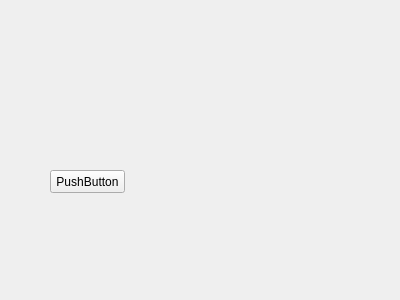
<?xml version="1.0" encoding="UTF-8"?>
<ui version="4.0">
 <class>ReportWindow</class>
 <widget class="QWidget" name="ReportWindow">
  <property name="geometry">
   <rect>
    <x>0</x>
    <y>0</y>
    <width>400</width>
    <height>300</height>
   </rect>
  </property>
  <property name="windowTitle">
   <string>Form</string>
  </property>
  <widget class="QPushButton" name="pushButton">
   <property name="geometry">
    <rect>
     <x>50</x>
     <y>170</y>
     <width>75</width>
     <height>23</height>
    </rect>
   </property>
   <property name="text">
    <string>PushButton</string>
   </property>
  </widget>
 </widget>
 <resources/>
 <connections/>
</ui>
